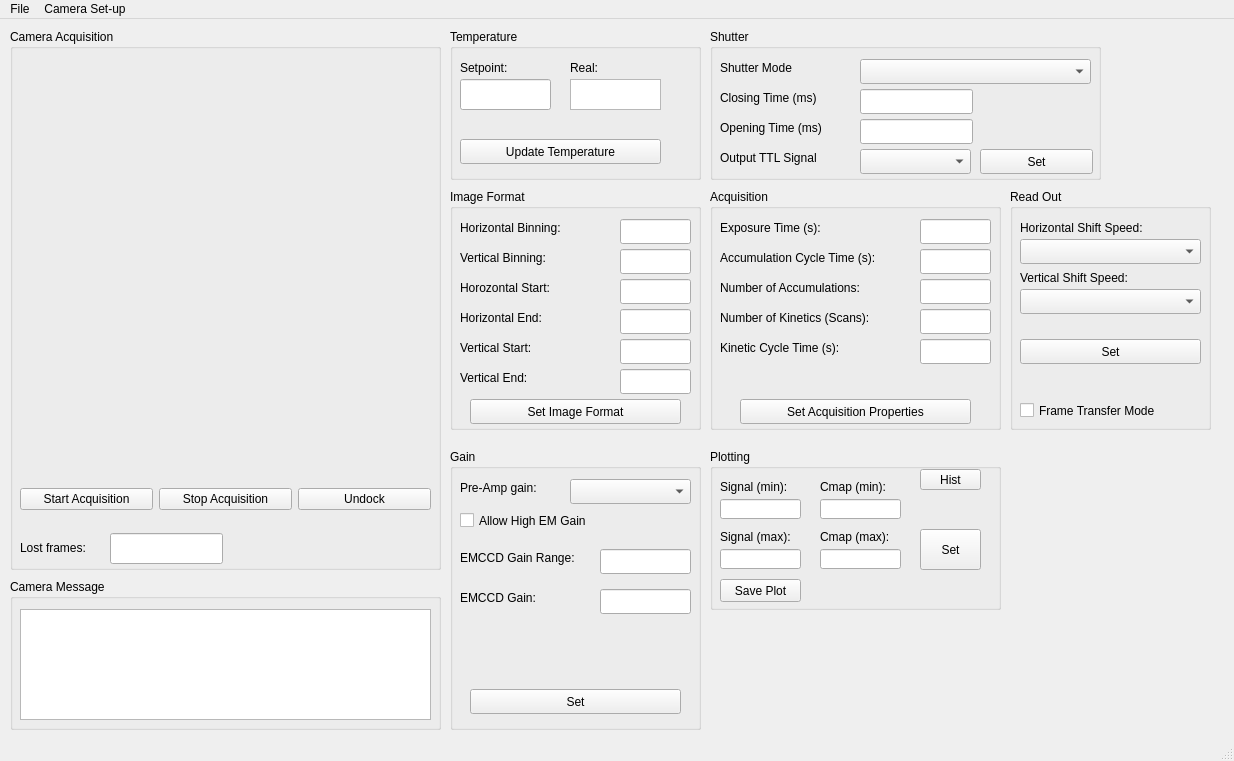
<?xml version="1.0" encoding="UTF-8"?>
<ui version="4.0">
 <class>MainWindow</class>
 <widget class="QMainWindow" name="MainWindow">
  <property name="geometry">
   <rect>
    <x>0</x>
    <y>0</y>
    <width>1234</width>
    <height>761</height>
   </rect>
  </property>
  <property name="windowTitle">
   <string>pbec lab EMCCD</string>
  </property>
  <widget class="QWidget" name="centralwidget">
   <widget class="QGroupBox" name="groupBox_CameraAcquisition">
    <property name="geometry">
     <rect>
      <x>10</x>
      <y>10</y>
      <width>431</width>
      <height>541</height>
     </rect>
    </property>
    <property name="title">
     <string>Camera Acquisition</string>
    </property>
    <widget class="QWidget" name="horizontalLayoutWidget">
     <property name="geometry">
      <rect>
       <x>10</x>
       <y>450</y>
       <width>411</width>
       <height>41</height>
      </rect>
     </property>
     <layout class="QHBoxLayout" name="horizontalLayout_AcquisitionButtons">
      <item>
       <widget class="QPushButton" name="pushButton_StartAcquisition">
        <property name="text">
         <string>Start Acquisition</string>
        </property>
       </widget>
      </item>
      <item>
       <widget class="QPushButton" name="pushButton_StopAcquisition">
        <property name="text">
         <string>Stop Acquisition</string>
        </property>
       </widget>
      </item>
      <item>
       <widget class="QPushButton" name="pushButton_Undock">
        <property name="text">
         <string>Undock</string>
        </property>
       </widget>
      </item>
     </layout>
    </widget>
    <widget class="QWidget" name="verticalLayoutWidget">
     <property name="geometry">
      <rect>
       <x>10</x>
       <y>30</y>
       <width>411</width>
       <height>411</height>
      </rect>
     </property>
     <layout class="QVBoxLayout" name="verticalLayout_CameraAcquisition"/>
    </widget>
    <widget class="QLabel" name="label_LostFrames">
     <property name="geometry">
      <rect>
       <x>10</x>
       <y>510</y>
       <width>91</width>
       <height>17</height>
      </rect>
     </property>
     <property name="text">
      <string>Lost frames:</string>
     </property>
    </widget>
    <widget class="QLineEdit" name="lineEdit_LostFrames">
     <property name="geometry">
      <rect>
       <x>100</x>
       <y>504</y>
       <width>113</width>
       <height>31</height>
      </rect>
     </property>
     <property name="readOnly">
      <bool>true</bool>
     </property>
    </widget>
   </widget>
   <widget class="QGroupBox" name="groupBox_CameraMessage">
    <property name="geometry">
     <rect>
      <x>10</x>
      <y>560</y>
      <width>431</width>
      <height>151</height>
     </rect>
    </property>
    <property name="title">
     <string>Camera Message</string>
    </property>
    <widget class="QTextBrowser" name="textBrowser_CameraMessage">
     <property name="geometry">
      <rect>
       <x>10</x>
       <y>30</y>
       <width>411</width>
       <height>111</height>
      </rect>
     </property>
    </widget>
   </widget>
   <widget class="QGroupBox" name="groupBox_Temperature">
    <property name="geometry">
     <rect>
      <x>450</x>
      <y>10</y>
      <width>251</width>
      <height>151</height>
     </rect>
    </property>
    <property name="title">
     <string>Temperature</string>
    </property>
    <widget class="QLabel" name="label_TemperatureSetpoint">
     <property name="geometry">
      <rect>
       <x>10</x>
       <y>30</y>
       <width>67</width>
       <height>17</height>
      </rect>
     </property>
     <property name="text">
      <string>Setpoint:</string>
     </property>
    </widget>
    <widget class="QLineEdit" name="lineEdit_TemperatureSetPoint">
     <property name="geometry">
      <rect>
       <x>10</x>
       <y>50</y>
       <width>91</width>
       <height>31</height>
      </rect>
     </property>
    </widget>
    <widget class="QLabel" name="label_TemperatureReal">
     <property name="geometry">
      <rect>
       <x>120</x>
       <y>30</y>
       <width>67</width>
       <height>17</height>
      </rect>
     </property>
     <property name="text">
      <string>Real:</string>
     </property>
    </widget>
    <widget class="QTextBrowser" name="textBrowser_TemperatureReal">
     <property name="geometry">
      <rect>
       <x>120</x>
       <y>50</y>
       <width>91</width>
       <height>31</height>
      </rect>
     </property>
    </widget>
    <widget class="QPushButton" name="pushButton_UpdateTemperature">
     <property name="geometry">
      <rect>
       <x>10</x>
       <y>110</y>
       <width>201</width>
       <height>25</height>
      </rect>
     </property>
     <property name="text">
      <string>Update Temperature</string>
     </property>
    </widget>
   </widget>
   <widget class="QGroupBox" name="groupBox_Shutter">
    <property name="geometry">
     <rect>
      <x>710</x>
      <y>10</y>
      <width>391</width>
      <height>151</height>
     </rect>
    </property>
    <property name="title">
     <string>Shutter</string>
    </property>
    <widget class="QLabel" name="label_ClosingTime">
     <property name="geometry">
      <rect>
       <x>10</x>
       <y>60</y>
       <width>141</width>
       <height>17</height>
      </rect>
     </property>
     <property name="text">
      <string>Closing Time (ms)</string>
     </property>
    </widget>
    <widget class="QLabel" name="label_OpeningTime">
     <property name="geometry">
      <rect>
       <x>10</x>
       <y>90</y>
       <width>141</width>
       <height>17</height>
      </rect>
     </property>
     <property name="text">
      <string>Opening Time (ms)</string>
     </property>
    </widget>
    <widget class="QLabel" name="label_OutputTTLSignal">
     <property name="geometry">
      <rect>
       <x>10</x>
       <y>120</y>
       <width>141</width>
       <height>17</height>
      </rect>
     </property>
     <property name="text">
      <string>Output TTL Signal </string>
     </property>
    </widget>
    <widget class="QLineEdit" name="lineEdit_ClosingTime">
     <property name="geometry">
      <rect>
       <x>150</x>
       <y>60</y>
       <width>113</width>
       <height>25</height>
      </rect>
     </property>
    </widget>
    <widget class="QLineEdit" name="lineEdit_OpeningTime">
     <property name="geometry">
      <rect>
       <x>150</x>
       <y>90</y>
       <width>113</width>
       <height>25</height>
      </rect>
     </property>
    </widget>
    <widget class="QComboBox" name="comboBox_OutputTTLSignal">
     <property name="geometry">
      <rect>
       <x>150</x>
       <y>120</y>
       <width>111</width>
       <height>25</height>
      </rect>
     </property>
    </widget>
    <widget class="QPushButton" name="pushButton_UpdateShutter">
     <property name="geometry">
      <rect>
       <x>270</x>
       <y>120</y>
       <width>113</width>
       <height>25</height>
      </rect>
     </property>
     <property name="text">
      <string>Set</string>
     </property>
    </widget>
    <widget class="QLabel" name="label_ShutterType">
     <property name="geometry">
      <rect>
       <x>10</x>
       <y>30</y>
       <width>131</width>
       <height>17</height>
      </rect>
     </property>
     <property name="text">
      <string>Shutter Mode</string>
     </property>
    </widget>
    <widget class="QComboBox" name="comboBox_ShutterMode">
     <property name="geometry">
      <rect>
       <x>150</x>
       <y>30</y>
       <width>231</width>
       <height>25</height>
      </rect>
     </property>
    </widget>
   </widget>
   <widget class="QGroupBox" name="groupBox_ImageFormat">
    <property name="geometry">
     <rect>
      <x>450</x>
      <y>170</y>
      <width>251</width>
      <height>241</height>
     </rect>
    </property>
    <property name="title">
     <string>Image Format</string>
    </property>
    <widget class="QLabel" name="label_HorizontalBinning">
     <property name="geometry">
      <rect>
       <x>10</x>
       <y>30</y>
       <width>141</width>
       <height>17</height>
      </rect>
     </property>
     <property name="text">
      <string>Horizontal Binning:</string>
     </property>
    </widget>
    <widget class="QLabel" name="label_VerticalBinning">
     <property name="geometry">
      <rect>
       <x>10</x>
       <y>60</y>
       <width>141</width>
       <height>17</height>
      </rect>
     </property>
     <property name="text">
      <string>Vertical Binning:</string>
     </property>
    </widget>
    <widget class="QLabel" name="label_HorizontalStart">
     <property name="geometry">
      <rect>
       <x>10</x>
       <y>90</y>
       <width>141</width>
       <height>17</height>
      </rect>
     </property>
     <property name="text">
      <string>Horozontal Start:</string>
     </property>
    </widget>
    <widget class="QLabel" name="label_HorizontalEnd">
     <property name="geometry">
      <rect>
       <x>10</x>
       <y>120</y>
       <width>141</width>
       <height>17</height>
      </rect>
     </property>
     <property name="text">
      <string>Horizontal End:</string>
     </property>
    </widget>
    <widget class="QLabel" name="label_VerticalStart">
     <property name="geometry">
      <rect>
       <x>10</x>
       <y>150</y>
       <width>141</width>
       <height>17</height>
      </rect>
     </property>
     <property name="text">
      <string>Vertical Start:</string>
     </property>
    </widget>
    <widget class="QLabel" name="label_VerticalEnd">
     <property name="geometry">
      <rect>
       <x>10</x>
       <y>180</y>
       <width>141</width>
       <height>17</height>
      </rect>
     </property>
     <property name="text">
      <string>Vertical End:</string>
     </property>
    </widget>
    <widget class="QLineEdit" name="lineEdit_HorizontalBinning">
     <property name="geometry">
      <rect>
       <x>170</x>
       <y>30</y>
       <width>71</width>
       <height>25</height>
      </rect>
     </property>
    </widget>
    <widget class="QLineEdit" name="lineEdit_VerticalBinning">
     <property name="geometry">
      <rect>
       <x>170</x>
       <y>60</y>
       <width>71</width>
       <height>25</height>
      </rect>
     </property>
    </widget>
    <widget class="QLineEdit" name="lineEdit_HorizontalStart">
     <property name="geometry">
      <rect>
       <x>170</x>
       <y>90</y>
       <width>71</width>
       <height>25</height>
      </rect>
     </property>
    </widget>
    <widget class="QLineEdit" name="lineEdit_HorizontalEnd">
     <property name="geometry">
      <rect>
       <x>170</x>
       <y>120</y>
       <width>71</width>
       <height>25</height>
      </rect>
     </property>
    </widget>
    <widget class="QLineEdit" name="lineEdit_VerticalStart">
     <property name="geometry">
      <rect>
       <x>170</x>
       <y>150</y>
       <width>71</width>
       <height>25</height>
      </rect>
     </property>
    </widget>
    <widget class="QLineEdit" name="lineEdit_VerticalEnd">
     <property name="geometry">
      <rect>
       <x>170</x>
       <y>180</y>
       <width>71</width>
       <height>25</height>
      </rect>
     </property>
    </widget>
    <widget class="QPushButton" name="pushButton_SetImageFormat">
     <property name="geometry">
      <rect>
       <x>20</x>
       <y>210</y>
       <width>211</width>
       <height>25</height>
      </rect>
     </property>
     <property name="text">
      <string>Set Image Format</string>
     </property>
    </widget>
   </widget>
   <widget class="QGroupBox" name="groupBox_Acquisition">
    <property name="geometry">
     <rect>
      <x>710</x>
      <y>170</y>
      <width>291</width>
      <height>241</height>
     </rect>
    </property>
    <property name="title">
     <string>Acquisition</string>
    </property>
    <widget class="QLabel" name="label_ExposureTime">
     <property name="geometry">
      <rect>
       <x>10</x>
       <y>30</y>
       <width>201</width>
       <height>17</height>
      </rect>
     </property>
     <property name="text">
      <string>Exposure Time (s):</string>
     </property>
    </widget>
    <widget class="QLabel" name="label_AccumulationCycleTime">
     <property name="geometry">
      <rect>
       <x>10</x>
       <y>60</y>
       <width>201</width>
       <height>17</height>
      </rect>
     </property>
     <property name="text">
      <string>Accumulation Cycle Time (s):</string>
     </property>
    </widget>
    <widget class="QLabel" name="label_NumberAccumulations">
     <property name="geometry">
      <rect>
       <x>10</x>
       <y>90</y>
       <width>201</width>
       <height>17</height>
      </rect>
     </property>
     <property name="text">
      <string>Number of Accumulations:</string>
     </property>
    </widget>
    <widget class="QLabel" name="label_NumberKinetics">
     <property name="geometry">
      <rect>
       <x>10</x>
       <y>120</y>
       <width>201</width>
       <height>17</height>
      </rect>
     </property>
     <property name="text">
      <string>Number of Kinetics (Scans):</string>
     </property>
    </widget>
    <widget class="QLabel" name="label_KineticCycleTime">
     <property name="geometry">
      <rect>
       <x>10</x>
       <y>150</y>
       <width>201</width>
       <height>17</height>
      </rect>
     </property>
     <property name="text">
      <string>Kinetic Cycle Time (s):</string>
     </property>
    </widget>
    <widget class="QLineEdit" name="lineEdit_ExposureTime">
     <property name="geometry">
      <rect>
       <x>210</x>
       <y>30</y>
       <width>71</width>
       <height>25</height>
      </rect>
     </property>
    </widget>
    <widget class="QLineEdit" name="lineEdit_AccumulationCycleTime">
     <property name="geometry">
      <rect>
       <x>210</x>
       <y>60</y>
       <width>71</width>
       <height>25</height>
      </rect>
     </property>
    </widget>
    <widget class="QLineEdit" name="lineEdit_NumberAccumulations">
     <property name="geometry">
      <rect>
       <x>210</x>
       <y>90</y>
       <width>71</width>
       <height>25</height>
      </rect>
     </property>
    </widget>
    <widget class="QLineEdit" name="lineEdit_NumberKinetics">
     <property name="geometry">
      <rect>
       <x>210</x>
       <y>120</y>
       <width>71</width>
       <height>25</height>
      </rect>
     </property>
    </widget>
    <widget class="QLineEdit" name="lineEdit_KineticCycleTime">
     <property name="geometry">
      <rect>
       <x>210</x>
       <y>150</y>
       <width>71</width>
       <height>25</height>
      </rect>
     </property>
    </widget>
    <widget class="QPushButton" name="pushButton_SetAcquisitionProperties">
     <property name="geometry">
      <rect>
       <x>30</x>
       <y>210</y>
       <width>231</width>
       <height>25</height>
      </rect>
     </property>
     <property name="text">
      <string>Set Acquisition Properties</string>
     </property>
    </widget>
   </widget>
   <widget class="QGroupBox" name="groupBox_ReadOut">
    <property name="geometry">
     <rect>
      <x>1010</x>
      <y>170</y>
      <width>201</width>
      <height>241</height>
     </rect>
    </property>
    <property name="title">
     <string>Read Out</string>
    </property>
    <widget class="QLabel" name="label_HorizontalShiftSpeed">
     <property name="geometry">
      <rect>
       <x>10</x>
       <y>30</y>
       <width>161</width>
       <height>17</height>
      </rect>
     </property>
     <property name="text">
      <string>Horizontal Shift Speed:</string>
     </property>
    </widget>
    <widget class="QComboBox" name="comboBox_HorizontalShiftSpeed">
     <property name="geometry">
      <rect>
       <x>10</x>
       <y>50</y>
       <width>181</width>
       <height>25</height>
      </rect>
     </property>
    </widget>
    <widget class="QLabel" name="label_VerticalShiftSpeed">
     <property name="geometry">
      <rect>
       <x>10</x>
       <y>80</y>
       <width>161</width>
       <height>17</height>
      </rect>
     </property>
     <property name="text">
      <string>Vertical Shift Speed:</string>
     </property>
    </widget>
    <widget class="QComboBox" name="comboBox_VerticalShiftSpeed">
     <property name="geometry">
      <rect>
       <x>10</x>
       <y>100</y>
       <width>181</width>
       <height>25</height>
      </rect>
     </property>
    </widget>
    <widget class="QPushButton" name="pushButton_SetReadOut">
     <property name="geometry">
      <rect>
       <x>10</x>
       <y>150</y>
       <width>181</width>
       <height>25</height>
      </rect>
     </property>
     <property name="text">
      <string>Set</string>
     </property>
    </widget>
    <widget class="QCheckBox" name="checkBox_FrameTransferMode">
     <property name="geometry">
      <rect>
       <x>10</x>
       <y>210</y>
       <width>181</width>
       <height>23</height>
      </rect>
     </property>
     <property name="text">
      <string>Frame Transfer Mode</string>
     </property>
    </widget>
   </widget>
   <widget class="QGroupBox" name="groupBox_Gain">
    <property name="geometry">
     <rect>
      <x>450</x>
      <y>430</y>
      <width>251</width>
      <height>281</height>
     </rect>
    </property>
    <property name="title">
     <string>Gain</string>
    </property>
    <widget class="QLabel" name="label_PreAmpGain">
     <property name="geometry">
      <rect>
       <x>10</x>
       <y>30</y>
       <width>101</width>
       <height>17</height>
      </rect>
     </property>
     <property name="text">
      <string>Pre-Amp gain:</string>
     </property>
    </widget>
    <widget class="QComboBox" name="comboBox_PreAmpGain">
     <property name="geometry">
      <rect>
       <x>120</x>
       <y>30</y>
       <width>121</width>
       <height>25</height>
      </rect>
     </property>
    </widget>
    <widget class="QPushButton" name="pushButton_SetGain">
     <property name="geometry">
      <rect>
       <x>20</x>
       <y>240</y>
       <width>211</width>
       <height>25</height>
      </rect>
     </property>
     <property name="text">
      <string>Set</string>
     </property>
    </widget>
    <widget class="QCheckBox" name="checkBox_AllowHighEMGain">
     <property name="geometry">
      <rect>
       <x>10</x>
       <y>60</y>
       <width>211</width>
       <height>23</height>
      </rect>
     </property>
     <property name="text">
      <string>Allow High EM Gain</string>
     </property>
    </widget>
    <widget class="QLabel" name="label_EMCCDGainRange">
     <property name="geometry">
      <rect>
       <x>10</x>
       <y>100</y>
       <width>141</width>
       <height>17</height>
      </rect>
     </property>
     <property name="text">
      <string>EMCCD Gain Range:</string>
     </property>
    </widget>
    <widget class="QLineEdit" name="lineEdit_EMCCDGainRange">
     <property name="geometry">
      <rect>
       <x>150</x>
       <y>100</y>
       <width>91</width>
       <height>25</height>
      </rect>
     </property>
     <property name="readOnly">
      <bool>true</bool>
     </property>
    </widget>
    <widget class="QLabel" name="label_EMCCDGain">
     <property name="geometry">
      <rect>
       <x>10</x>
       <y>140</y>
       <width>141</width>
       <height>17</height>
      </rect>
     </property>
     <property name="text">
      <string>EMCCD Gain:</string>
     </property>
    </widget>
    <widget class="QLineEdit" name="lineEdit_EMCCDGain">
     <property name="geometry">
      <rect>
       <x>150</x>
       <y>140</y>
       <width>91</width>
       <height>25</height>
      </rect>
     </property>
    </widget>
   </widget>
   <widget class="QGroupBox" name="groupBox_Plotting">
    <property name="geometry">
     <rect>
      <x>710</x>
      <y>430</y>
      <width>291</width>
      <height>161</height>
     </rect>
    </property>
    <property name="title">
     <string>Plotting</string>
    </property>
    <widget class="QLabel" name="label_signal_min">
     <property name="enabled">
      <bool>true</bool>
     </property>
     <property name="geometry">
      <rect>
       <x>10</x>
       <y>30</y>
       <width>71</width>
       <height>16</height>
      </rect>
     </property>
     <property name="text">
      <string>Signal (min):</string>
     </property>
    </widget>
    <widget class="QLineEdit" name="lineEdit_signal_min">
     <property name="geometry">
      <rect>
       <x>10</x>
       <y>50</y>
       <width>81</width>
       <height>20</height>
      </rect>
     </property>
     <property name="readOnly">
      <bool>true</bool>
     </property>
    </widget>
    <widget class="QLabel" name="label_signal_max">
     <property name="geometry">
      <rect>
       <x>10</x>
       <y>80</y>
       <width>71</width>
       <height>16</height>
      </rect>
     </property>
     <property name="text">
      <string>Signal (max):</string>
     </property>
    </widget>
    <widget class="QLineEdit" name="lineEdit_signal_max">
     <property name="geometry">
      <rect>
       <x>10</x>
       <y>100</y>
       <width>81</width>
       <height>20</height>
      </rect>
     </property>
     <property name="readOnly">
      <bool>true</bool>
     </property>
    </widget>
    <widget class="QLabel" name="label_cmap_min">
     <property name="enabled">
      <bool>true</bool>
     </property>
     <property name="geometry">
      <rect>
       <x>110</x>
       <y>30</y>
       <width>71</width>
       <height>16</height>
      </rect>
     </property>
     <property name="text">
      <string>Cmap (min):</string>
     </property>
    </widget>
    <widget class="QLineEdit" name="lineEdit_cmap_min">
     <property name="geometry">
      <rect>
       <x>110</x>
       <y>50</y>
       <width>81</width>
       <height>20</height>
      </rect>
     </property>
     <property name="readOnly">
      <bool>false</bool>
     </property>
    </widget>
    <widget class="QLabel" name="label_signal_max_2">
     <property name="geometry">
      <rect>
       <x>110</x>
       <y>80</y>
       <width>71</width>
       <height>16</height>
      </rect>
     </property>
     <property name="text">
      <string>Cmap (max):</string>
     </property>
    </widget>
    <widget class="QLineEdit" name="lineEdit_cmap_max">
     <property name="geometry">
      <rect>
       <x>110</x>
       <y>100</y>
       <width>81</width>
       <height>20</height>
      </rect>
     </property>
     <property name="readOnly">
      <bool>false</bool>
     </property>
    </widget>
    <widget class="QPushButton" name="pushButton_PlottingSet">
     <property name="geometry">
      <rect>
       <x>210</x>
       <y>80</y>
       <width>61</width>
       <height>41</height>
      </rect>
     </property>
     <property name="text">
      <string>Set</string>
     </property>
    </widget>
    <widget class="QPushButton" name="pushButton_Hist">
     <property name="geometry">
      <rect>
       <x>210</x>
       <y>20</y>
       <width>61</width>
       <height>21</height>
      </rect>
     </property>
     <property name="text">
      <string>Hist</string>
     </property>
    </widget>
    <widget class="QPushButton" name="pushButton_SavePlot">
     <property name="geometry">
      <rect>
       <x>10</x>
       <y>130</y>
       <width>81</width>
       <height>23</height>
      </rect>
     </property>
     <property name="text">
      <string>Save Plot</string>
     </property>
    </widget>
   </widget>
  </widget>
  <widget class="QMenuBar" name="menubar">
   <property name="geometry">
    <rect>
     <x>0</x>
     <y>0</y>
     <width>1234</width>
     <height>21</height>
    </rect>
   </property>
   <widget class="QMenu" name="menuFile">
    <property name="title">
     <string>File</string>
    </property>
    <addaction name="actionExit_Camera"/>
   </widget>
   <widget class="QMenu" name="menuCamera_Set_up">
    <property name="title">
     <string>Camera Set-up</string>
    </property>
    <widget class="QMenu" name="menuAcquisition_Mode">
     <property name="title">
      <string>Acquisition Mode</string>
     </property>
     <addaction name="actionSingle_Scan"/>
     <addaction name="actionAccumulate"/>
     <addaction name="actionKinetics"/>
     <addaction name="actionFast_Kinetics"/>
     <addaction name="actionRun_Till_Abort"/>
    </widget>
    <widget class="QMenu" name="menuOutput_Amplifier">
     <property name="title">
      <string>Output Amplifier</string>
     </property>
     <addaction name="actionEMCCD"/>
     <addaction name="actionCCD"/>
    </widget>
    <widget class="QMenu" name="menuReadout_Mode">
     <property name="title">
      <string>Readout Mode</string>
     </property>
     <addaction name="actionFull_Vertical_Binning"/>
     <addaction name="actionMulti_Track"/>
     <addaction name="actionRandom_Track"/>
     <addaction name="actionSingle_Track"/>
     <addaction name="actionImage"/>
    </widget>
    <widget class="QMenu" name="menuTrigger_Mode">
     <property name="title">
      <string>Trigger Mode</string>
     </property>
     <addaction name="actionInternal"/>
     <addaction name="actionExternal"/>
     <addaction name="actionExternal_Start"/>
     <addaction name="actionExternal_Exposure_bulb"/>
     <addaction name="actionExternal_FVB_EM"/>
     <addaction name="actionSoftware_Trigger"/>
     <addaction name="actionExternal_Charge_Shifting"/>
    </widget>
    <addaction name="menuAcquisition_Mode"/>
    <addaction name="menuOutput_Amplifier"/>
    <addaction name="menuReadout_Mode"/>
    <addaction name="menuTrigger_Mode"/>
   </widget>
   <addaction name="menuFile"/>
   <addaction name="menuCamera_Set_up"/>
  </widget>
  <widget class="QStatusBar" name="statusbar"/>
  <action name="actionExit_Camera">
   <property name="text">
    <string>Exit Camera</string>
   </property>
  </action>
  <action name="actionSingle_Scan">
   <property name="text">
    <string>Single Scan</string>
   </property>
  </action>
  <action name="actionAccumulate">
   <property name="text">
    <string>Accumulate</string>
   </property>
  </action>
  <action name="actionKinetics">
   <property name="text">
    <string>Kinetics</string>
   </property>
  </action>
  <action name="actionFast_Kinetics">
   <property name="text">
    <string>Fast Kinetics</string>
   </property>
  </action>
  <action name="actionRun_Till_Abort">
   <property name="text">
    <string>Run Till Abort</string>
   </property>
  </action>
  <action name="actionEMCCD">
   <property name="text">
    <string>EMCCD</string>
   </property>
  </action>
  <action name="actionCCD">
   <property name="text">
    <string>CCD</string>
   </property>
  </action>
  <action name="actionFull_Vertical_Binning">
   <property name="text">
    <string>Full Vertical Binning</string>
   </property>
  </action>
  <action name="actionMulti_Track">
   <property name="text">
    <string>Multi-Track</string>
   </property>
  </action>
  <action name="actionRandom_Track">
   <property name="text">
    <string>Random-Track</string>
   </property>
  </action>
  <action name="actionSingle_Track">
   <property name="text">
    <string>Single-Track</string>
   </property>
  </action>
  <action name="actionImage">
   <property name="text">
    <string>Image</string>
   </property>
  </action>
  <action name="actionFully_Auto">
   <property name="text">
    <string>Fully Auto</string>
   </property>
  </action>
  <action name="actionPermanently_Open">
   <property name="text">
    <string>Permanently Open</string>
   </property>
  </action>
  <action name="actionPermanently_Closed">
   <property name="text">
    <string>Permanently Closed</string>
   </property>
  </action>
  <action name="actionOpen_for_FVB_Series">
   <property name="text">
    <string>Open for FVB Series</string>
   </property>
  </action>
  <action name="actionOpen_for_any_Series">
   <property name="text">
    <string>Open for any Series</string>
   </property>
  </action>
  <action name="actionInternal">
   <property name="text">
    <string>Internal</string>
   </property>
  </action>
  <action name="actionExternal">
   <property name="text">
    <string>External</string>
   </property>
  </action>
  <action name="actionExternal_Start">
   <property name="text">
    <string>External Start</string>
   </property>
  </action>
  <action name="actionExternal_Exposure_bulb">
   <property name="text">
    <string>External Exposure (bulb)</string>
   </property>
  </action>
  <action name="actionExternal_FVB_EM">
   <property name="text">
    <string>External FVB EM</string>
   </property>
  </action>
  <action name="actionSoftware_Trigger">
   <property name="text">
    <string>Software Trigger</string>
   </property>
  </action>
  <action name="actionExternal_Charge_Shifting">
   <property name="text">
    <string>External Charge Shifting</string>
   </property>
  </action>
 </widget>
 <resources/>
 <connections/>
</ui>
